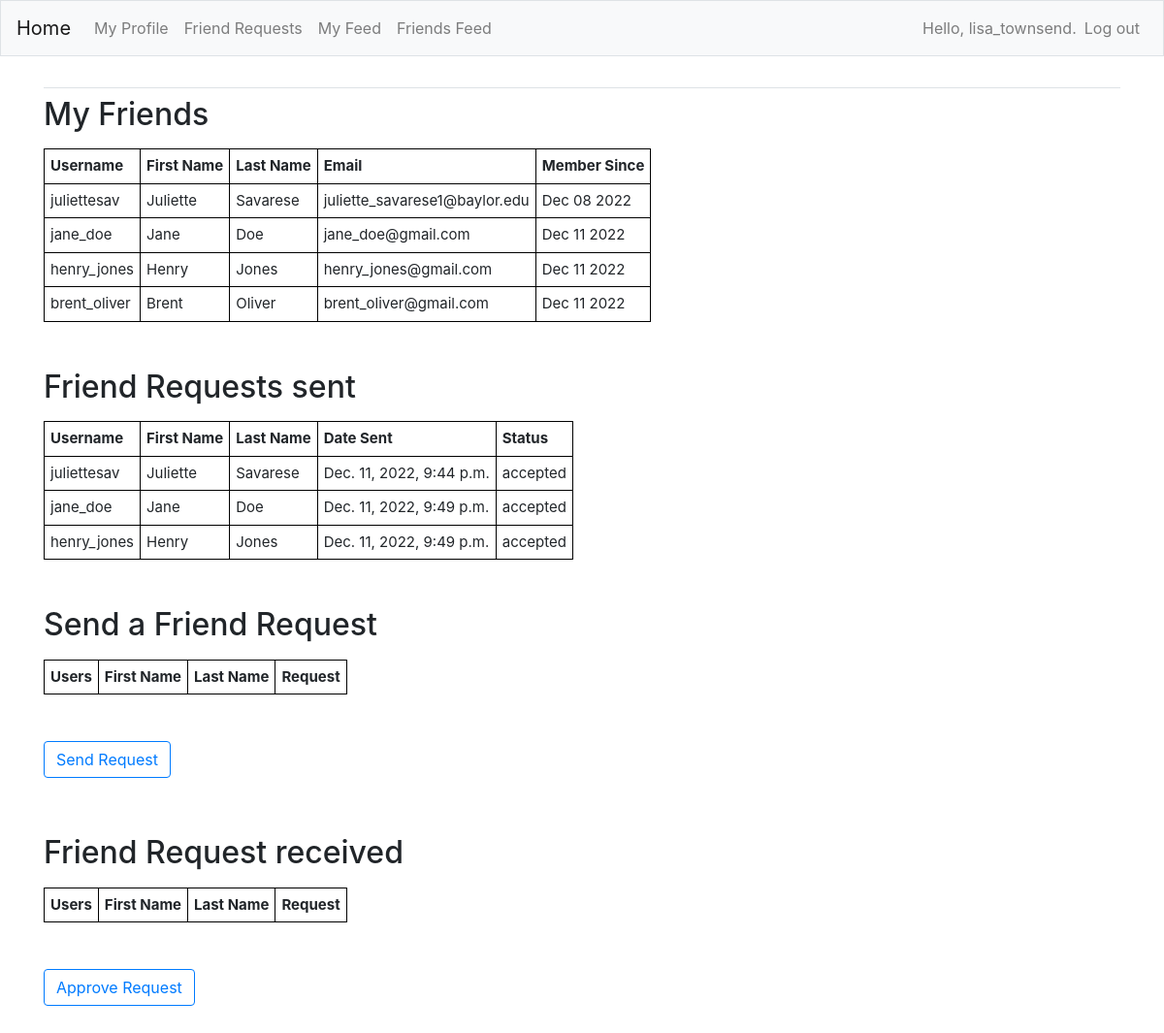
Before: /friends (signed in) with the older database file.
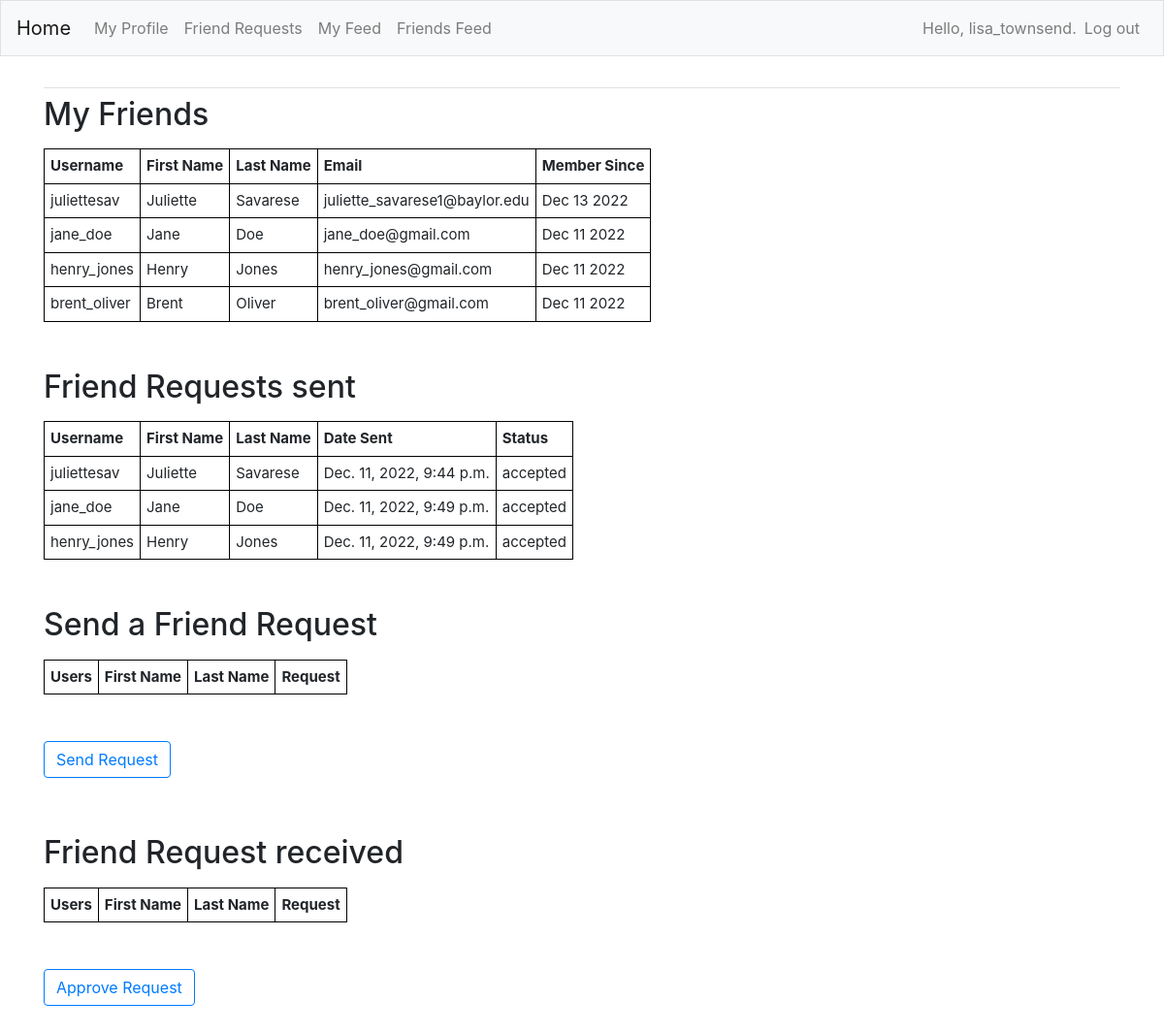
After: the same page with the newer database file.
### FeedApp/models.py (models this page shows)
class Profile(models.Model):
    first_name = models.CharField(max_length=200,blank=True)
    last_name = models.CharField(max_length=200,blank=True)
    email = models.EmailField(max_length=300,blank=True)
    dob = models.DateField(null=True, blank=True)
    bio = models.TextField(blank=True)
    user = models.OneToOneField(User, on_delete=models.CASCADE)
    friends = models.ManyToManyField(User,blank=True, related_name='friends')
    created = models.DateTimeField(auto_now=True)
    updated = models.DateTimeField(auto_now_add=True)
    def __str__(self):
        return f"{self.user.username}"

### FeedApp/views.py (the view, shortened to what this page needs)
# urls.py: path('friends',views.friends, name='friends'),
@login_required
def friends(request):
    admin_profile = Profile.objects.get(user=1)
    user_profile = Profile.objects.get(user=request.user)
    user_friends = user_profile.friends.all()
    user_friends_profiles = Profile.objects.filter(user__in=user_friends)
    user_relationships = Relationship.objects.filter(sender=user_profile)
    request_sent_profiles = user_relationships.values('receiver')
    all_profiles = Profile.objects.exclude(user=request.user).exclude(id__in=user_friends_profiles).exclude(id__in=request_sent_profiles)
    request_received_profiles = Relationship.objects.filter(receiver=user_profile,status='sent')
    if not user_relationships.exists():
        Relationship.objects.create(sender=user_profile, receiver=admin_profile, status='sent')
    context = {'user_friends_profiles':user_friends_profiles,'user_relationships':user_relationships,'all_profiles':all_profiles,'request_received_profiles':request_received_profiles}
    return render(request, 'FeedApp/friends.html', context)

### FeedApp/templates/FeedApp/friends.html (shortened to what this page needs)
{% extends "FeedApp/base.html" %}
{% load bootstrap4 %}
{% block content %}
<h2><p>My Friends</p></h2>
<table>
    <tr>
        <th>Username</th>
        <th>First Name</th>
        <th>Last Name</th>
        <th>Email</th>
        <th>Member Since</th>
    </tr>
    {% for friend in user_friends_profiles %}
    <tr>
        <td>{{friend}}</td>
        <td>{{friend.first_name}}</td>
        <td>{{friend.last_name}}</td>
        <td>{{friend.email}}</td>
        <td>{{friend.created|date:"M d Y"}}</td>
    </tr>
    {% endfor %}
</table>
<br><br>
<h2><p>Friend Requests sent</p></h2>
<table>
    <tr>
        <th>Username</th>
        <th>First Name</th>
        <th>Last Name</th>
        <th>Date Sent</th>
        <th>Status</th>
    </tr>
    {% for r in user_relationships %}
    <tr>
        <td>{{r.receiver}}</td>
        <td>{{r.receiver.first_name}}</td>
        <td>{{r.receiver.last_name}}</td>
        <td>{{r.created}}</td>
        <td>{{r.status}}</td>
    </tr>
    {% endfor %}
</table>
<br><br>
<h2><p>Send a Friend Request</p></h2>
<form action="{% url 'FeedApp:friends' %}" method='post'>
    <table>
        <tr>
            <th>Users</th>
            <th>First Name</th>
            <th>Last Name</th>
            <th>Request</th>
        </tr>
    </table>
    <br><br>
    <button name="submit" class="btn btn-outline-primary" style="float: left;">Send Request</button>
</form>
<br><br><br><br>
<h2><p>Friend Request received</p></h2>
<form action="{% url 'FeedApp:friends' %}" method='post'>
    <table>
        <tr>
            <th>Users</th>
            <th>First Name</th>
            <th>Last Name</th>
            <th>Request</th>
        </tr>
    </table>
    <br><br>
    <button name="submit" class="btn btn-outline-primary" style="float: left;">Approve Request</button>
    <br><br><br><br>
</form>
{% endblock content %}

Changed rows visible on the page:
changed Profile "Juliette": created "Dec 08 2022" → "Dec 13 2022"
